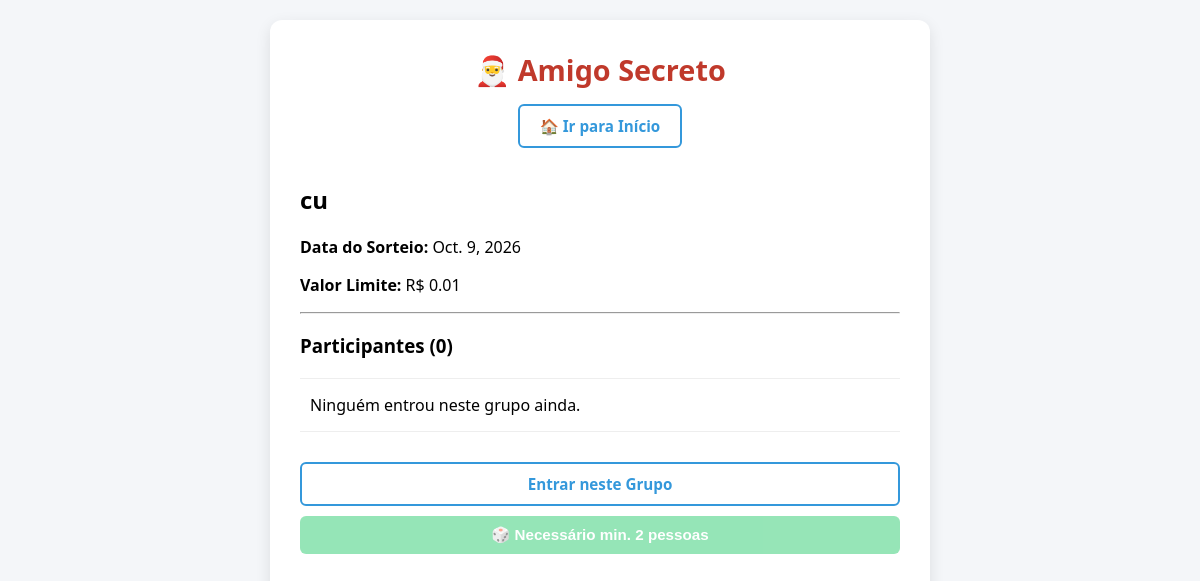
The app's page /amigosecreto/grupos/3/, older data.
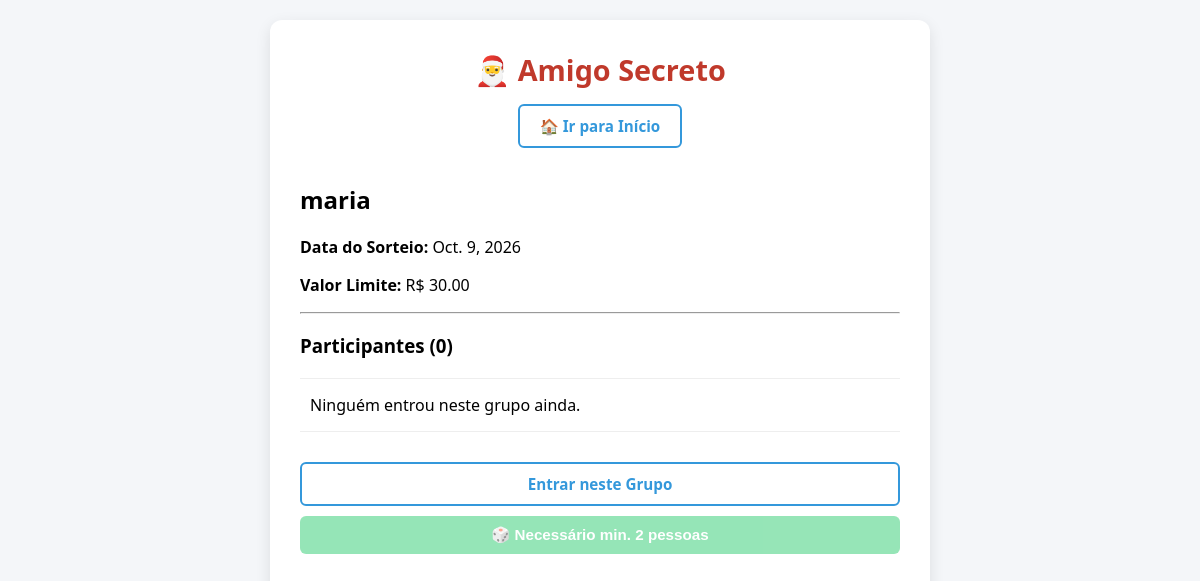
The same page, newer data.
### amigo_secreto/models.py (models this page shows, shortened)
class Grupo(models.Model):
    nome = models.CharField(max_length=200)
    data_sorteio = models.DateField(blank=True, null=True)
    valor_limite = models.DecimalField(max_digits=10, decimal_places=2, blank=True, null=True)

### amigo_secreto/tests_views.py (the view)
# urls.py: path('grupos/<int:grupo_id>/', tests_views.detalhe_grupo, name='detalhe_grupo'),
def detalhe_grupo(request, grupo_id):
    grupo = get_object_or_404(Grupo, id=grupo_id)
    participantes = Participante.objects.filter(grupo=grupo)
    sorteios = Sorteio.objects.filter(grupo=grupo)
    ja_sorteado = sorteios.exists()
    return render(request, "grupos/detalhe_grupo.html", {
        "grupo": grupo,
        "participantes": participantes,
        "ja_sorteado": ja_sorteado, # Mandamos essa informação para o HTML
        "sorteios": sorteios        # Mandamos a lista (opcional, para o admin ver)
    })

### amigo_secreto/templates/grupos/detalhe_grupo.html
{% extends 'base.html' %}
{% block content %}
    <h2>{{ grupo.nome }}</h2>
    <p><strong>Data do Sorteio:</strong> {{ grupo.data_sorteio }}</p>
    <p><strong>Valor Limite:</strong> R$ {{ grupo.valor_limite }}</p>
    <hr>
    <h3>Participantes ({{ participantes.count }})</h3>
    <ul class="participant-list">
        {% for p in participantes %}
            <li>
                <span>{{ p.nome }} ({{ p.login }})</span>
                <a href="{% url 'cadastrar_lista_desejos' p.id %}" style="font-size: 0.8rem; color: #3498db;">Add Desejos</a>
            </li>
        {% empty %}
            <li>Ninguém entrou neste grupo ainda.</li>
        {% endfor %}
    </ul>
    <div style="margin-top: 30px;">
        {% if ja_sorteado %}
            <div style="background-color: #d4edda; color: #155724; padding: 15px; border-radius: 5px; border: 1px solid #c3e6cb;">
                ✅ <strong>Sorteio Realizado!</strong><br>
                Os participantes já foram definidos.
            </div>
            <ul style="margin-top: 10px; color: #555;">
                {% for sorteio in sorteios %}
                    <li>🤫 {{ sorteio.quem_tirou.nome }} tirou {{ sorteio.amigo.nome }}</li>
                {% endfor %}
            </ul>
        {% else %}
            <a href="{% url 'entrar_no_grupo' grupo.id %}" class="btn btn-outline">Entrar neste Grupo</a>
            {% if participantes.count >= 2 %}
                <a href="{% url 'sortear_amigo_secreto' grupo.id %}" class="btn btn-success">🎲 Realizar Sorteio Agora</a>
            {% else %}
                <button class="btn btn-success" disabled style="opacity: 0.5;">🎲 Necessário min. 2 pessoas</button>
            {% endif %}
        {% endif %}
    </div>
{% endblock %}

### amigo_secreto/templates/base.html (shortened to what this page needs)
{% load static %}
<!DOCTYPE html>
<html lang="pt-br">
<head>
    <link rel="stylesheet" href="{% static 'base.css' %}">
</head>
<body>
    <div class="container">
        <header>
            <h1>🎅 Amigo Secreto</h1>
            <nav style="margin-top: 10px;">
                <a href="{% url 'listar_grupos' %}" class="btn btn-outline" style="width: auto; display: inline-block;">
                    🏠 Ir para Início
                </a>
            </nav>
        </header>
        <main>
            {% block content %}
            {% endblock %}
        </main>
    </div>
</body>
</html>

### amigo_secreto/static/base.css (style rules this page uses)
body { font-family: 'Segoe UI', Tahoma, Geneva, Verdana, sans-serif; background-color: #f4f6f9; margin: 0; padding: 20px; display: flex; justify-content: center; min-height: 100vh; }
.container { background-color: white; width: 100%; max-width: 600px; padding: 30px; border-radius: 12px; box-shadow: 0 5px 15px rgba(0,0,0,0.1); }
header { text-align: center; margin-bottom: 25px; }
h1 { color: #c0392b; margin: 0 0 15px 0; font-size: 1.8rem; }
.btn { display: inline-block; padding: 10px 20px; text-align: center; text-decoration: none; border-radius: 6px; font-weight: bold; cursor: pointer; transition: background 0.3s; border: none; font-size: 0.95rem; width: 100%; box-sizing: border-box; margin-bottom: 10px; }
.btn-success { background-color: #2ecc71; color: white; }
.btn-outline { background-color: white; border: 2px solid #3498db; color: #3498db; }
.participant-list { list-style: none; padding: 0; margin-top: 20px; border-top: 1px solid #eee; }
.participant-list li { padding: 15px 10px; border-bottom: 1px solid #eee; display: flex; justify-content: space-between; align-items: center; }

Row changes from the older to the newer data that the page shows:
changed Grupo: nome "cu" → "maria"; valor_limite "0.01" → "30.00"
